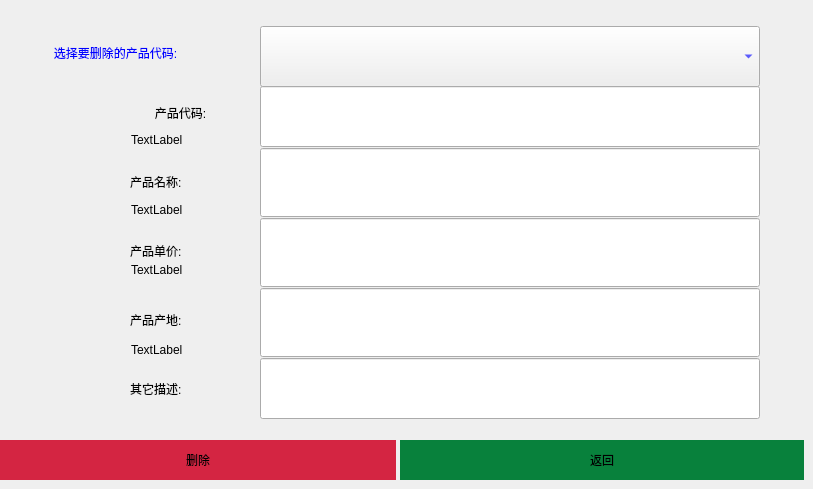
      <widget class="QWidget" name="page_7">
       <widget class="QLabel" name="label_48">
        <property name="geometry">
         <rect>
          <x>0</x>
          <y>18</y>
          <width>231</width>
          <height>69</height>
         </rect>
        </property>
        <property name="styleSheet">
         <string notr="true">font: 16pt &quot;Sans Serif&quot;;
color: rgb(0, 0, 255);</string>
        </property>
        <property name="text">
         <string>选择要删除的产品代码:</string>
        </property>
        <property name="alignment">
         <set>Qt::AlignCenter</set>
        </property>
       </widget>
       <widget class="QLabel" name="label_49">
        <property name="geometry">
         <rect>
          <x>130</x>
          <y>78</y>
          <width>101</width>
          <height>69</height>
         </rect>
        </property>
        <property name="styleSheet">
         <string notr="true">color: rgb(0, 0, 0);
font: 16pt &quot;Sans Serif&quot;;</string>
        </property>
        <property name="text">
         <string>产品代码:</string>
        </property>
        <property name="alignment">
         <set>Qt::AlignCenter</set>
        </property>
       </widget>
       <widget class="QLineEdit" name="lineEdit_22">
        <property name="geometry">
         <rect>
          <x>260</x>
          <y>218</y>
          <width>500</width>
          <height>69</height>
         </rect>
        </property>
        <property name="styleSheet">
         <string notr="true">color: rgb(0, 0, 0);
font: 16pt &quot;Sans Serif&quot;;</string>
        </property>
       </widget>
       <widget class="QLabel" name="label_50">
        <property name="geometry">
         <rect>
          <x>131</x>
          <y>334</y>
          <width>101</width>
          <height>31</height>
         </rect>
        </property>
        <property name="text">
         <string>TextLabel</string>
        </property>
       </widget>
       <widget class="QPushButton" name="pushButton_43">
        <property name="geometry">
         <rect>
          <x>400</x>
          <y>440</y>
          <width>404</width>
          <height>40</height>
         </rect>
        </property>
        <property name="styleSheet">
         <string notr="true">border-style: solid;
background-color: rgb(8, 129, 60);</string>
        </property>
        <property name="text">
         <string>返回</string>
        </property>
       </widget>
       <widget class="QLabel" name="label_51">
        <property name="geometry">
         <rect>
          <x>131</x>
          <y>194</y>
          <width>101</width>
          <height>31</height>
         </rect>
        </property>
        <property name="text">
         <string>TextLabel</string>
        </property>
       </widget>
       <widget class="QLabel" name="label_52">
        <property name="geometry">
         <rect>
          <x>130</x>
          <y>147</y>
          <width>101</width>
          <height>69</height>
         </rect>
        </property>
        <property name="styleSheet">
         <string notr="true">color: rgb(0, 0, 0);
font: 16pt &quot;Sans Serif&quot;;</string>
        </property>
        <property name="text">
         <string>产品名称:</string>
        </property>
       </widget>
       <widget class="QLineEdit" name="lineEdit_23">
        <property name="geometry">
         <rect>
          <x>260</x>
          <y>86</y>
          <width>500</width>
          <height>61</height>
         </rect>
        </property>
        <property name="styleSheet">
         <string notr="true">color: rgb(0, 0, 0);
font: 16pt &quot;Sans Serif&quot;;</string>
        </property>
       </widget>
       <widget class="QLabel" name="label_53">
        <property name="geometry">
         <rect>
          <x>130</x>
          <y>285</y>
          <width>101</width>
          <height>69</height>
         </rect>
        </property>
        <property name="styleSheet">
         <string notr="true">color: rgb(0, 0, 0);
font: 16pt &quot;Sans Serif&quot;;</string>
        </property>
        <property name="text">
         <string>产品产地:</string>
        </property>
       </widget>
       <widget class="QLabel" name="label_54">
        <property name="geometry">
         <rect>
          <x>131</x>
          <y>124</y>
          <width>101</width>
          <height>31</height>
         </rect>
        </property>
        <property name="text">
         <string>TextLabel</string>
        </property>
       </widget>
       <widget class="QLineEdit" name="lineEdit_24">
        <property name="geometry">
         <rect>
          <x>260</x>
          <y>148</y>
          <width>500</width>
          <height>69</height>
         </rect>
        </property>
        <property name="styleSheet">
         <string notr="true">color: rgb(0, 0, 0);
font: 16pt &quot;Sans Serif&quot;;</string>
        </property>
       </widget>
       <widget class="QLabel" name="label_56">
        <property name="geometry">
         <rect>
          <x>131</x>
          <y>254</y>
          <width>101</width>
          <height>31</height>
         </rect>
        </property>
        <property name="text">
         <string>TextLabel</string>
        </property>
       </widget>
       <widget class="QLineEdit" name="lineEdit_25">
        <property name="geometry">
         <rect>
          <x>260</x>
          <y>358</y>
          <width>500</width>
          <height>61</height>
         </rect>
        </property>
        <property name="styleSheet">
         <string notr="true">color: rgb(0, 0, 0);
font: 10pt &quot;Sans Serif&quot;;</string>
        </property>
       </widget>
       <widget class="QComboBox" name="comboBox_2">
        <property name="geometry">
         <rect>
          <x>260</x>
          <y>26</y>
          <width>500</width>
          <height>61</height>
         </rect>
        </property>
        <property name="styleSheet">
         <string notr="true">color: rgb(0, 0, 255);
font: 16pt &quot;Sans Serif&quot;;</string>
        </property>
       </widget>
       <widget class="QLabel" name="label_57">
        <property name="geometry">
         <rect>
          <x>130</x>
          <y>354</y>
          <width>101</width>
          <height>69</height>
         </rect>
        </property>
        <property name="styleSheet">
         <string notr="true">color: rgb(0, 0, 0);
font: 16pt &quot;Sans Serif&quot;;</string>
        </property>
        <property name="text">
         <string>其它描述:</string>
        </property>
       </widget>
       <widget class="QLineEdit" name="lineEdit_26">
        <property name="geometry">
         <rect>
          <x>260</x>
          <y>288</y>
          <width>500</width>
          <height>69</height>
         </rect>
        </property>
        <property name="styleSheet">
         <string notr="true">color: rgb(0, 0, 0);
font: 16pt &quot;Sans Serif&quot;;</string>
        </property>
       </widget>
       <widget class="QPushButton" name="pushButton_44">
        <property name="geometry">
         <rect>
          <x>0</x>
          <y>440</y>
          <width>396</width>
          <height>40</height>
         </rect>
        </property>
        <property name="styleSheet">
         <string notr="true">border-style: solid;
background-color: rgb(212, 37, 66);</string>
        </property>
        <property name="text">
         <string>删除</string>
        </property>
       </widget>
       <widget class="QLabel" name="label_58">
        <property name="geometry">
         <rect>
          <x>130</x>
          <y>216</y>
          <width>101</width>
          <height>69</height>
         </rect>
        </property>
        <property name="styleSheet">
         <string notr="true">color: rgb(0, 0, 0);
font: 16pt &quot;Sans Serif&quot;;</string>
        </property>
        <property name="text">
         <string>产品单价:</string>
        </property>
       </widget>
      </widget>
